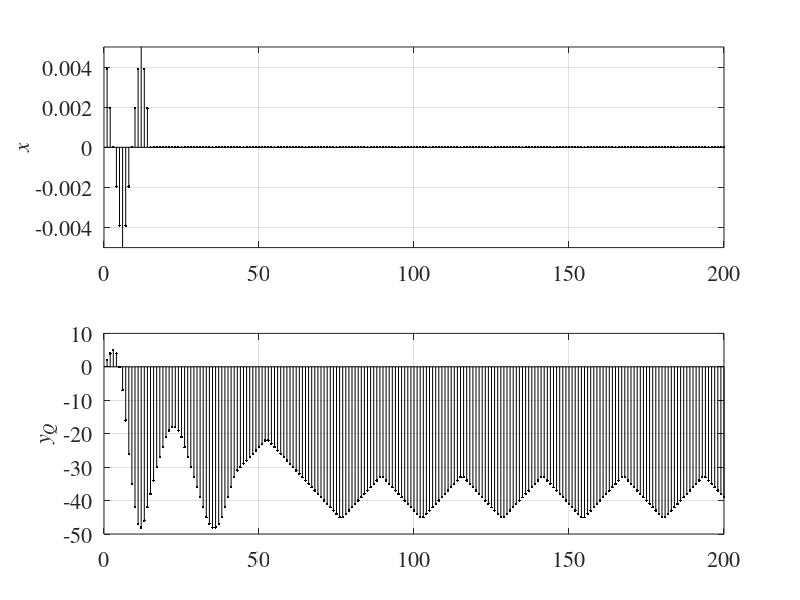

Reproduce this figure in MATLAB.
	% Example 4.2	% Zero-input oscillation	clear all	close all	a1 = 489/256; a2 = -15/16;	K = 200;	% number of samples	Q = 1/512;	N = 6;	y = zeros(1,K);  x = zeros(1,K); y2 = 0; y1 = 0;		for n = 1:15			x(n) = round(0.005*cos(pi*n/N)*512)/512;		end	for n = 1:K	%		y(n) = round(a1*y1*512)/512 + round(a2*y2*512)/512 + x(n);		y(n) = floor(a1*y1*512)/512 + floor(a2*y2*512)/512 + x(n);		y2 = y1;		y1 = y(n);	end	 	subplot(2,1,1);	stem(x, 'k.-');	  	axis([0 K -0.005 0.005]);	set(gca,'FontName','times','FontSize',16)	ylabel('{\itx}','FontName', 'times','FontSize',16);	grid on	subplot(2,1,2);	stem(y*512, 'k.-');	axis([0 K -50 10]);	set(gca,'FontName','times','FontSize',16)	ylabel('{\ity_Q}','FontName','times','FontSize',16);	grid on	zoom on	